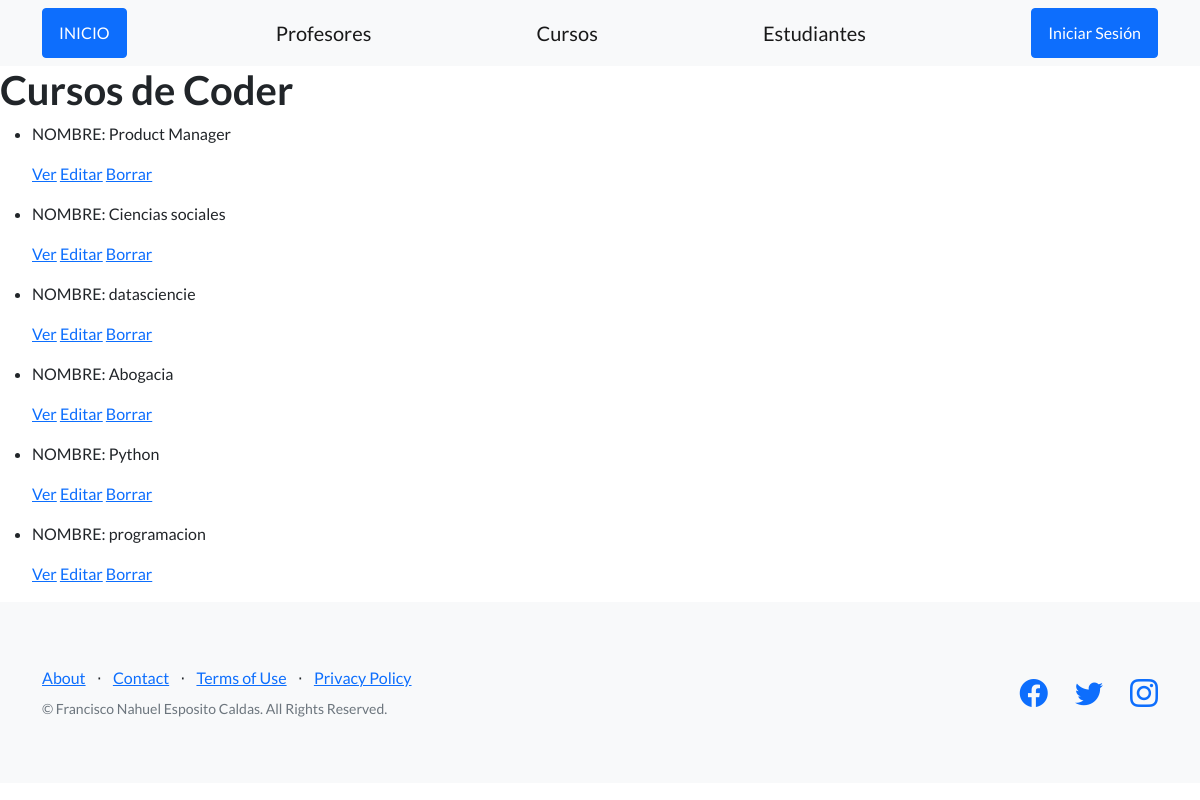
The app's page /app_coder/curso_list with its own data.
### app_coder/models.py (models this page shows, shortened)
class Curso(models.Model):
    nombre = models.CharField(max_length=40)
    camada = models.IntegerField()

### app_coder/views.py (the view)
# urls.py: path('curso_list', views.curso_list.as_view(), name='curso_list'),
class curso_list(ListView):
    model = Curso
    template_name = "app_coder/lists/curso_list.html"

### app_coder/templates/app_coder/lists/curso_list.html
{% extends "app_coder/index.html" %}
{% load static %}
{% block contenido %}
<body>
    <h1>Cursos de Coder</h1>
    <div>
        <ul>
            {% for curso in object_list %}
                <li>
                    <p>NOMBRE: {{ curso.nombre }}</p>
                    <p>
                        <a href=" {% url 'curso_detail' curso.id %} ">Ver</a>
                        <a href=" {% url 'curso_update' curso.id %} ">Editar</a>
                        <a href=" {% url 'curso_delete' curso.id %} ">Borrar</a>
                    </p>
                </li>
            {% endfor %}
        </ul>
    </div>
</body>
{% endblock %}

### records on screen
Curso: nombre "Product Manager"
Curso: nombre "Ciencias sociales"
Curso: nombre "datasciencie"
Curso: nombre "Abogacia"
Curso: nombre "Python"
Curso: nombre "programacion"
